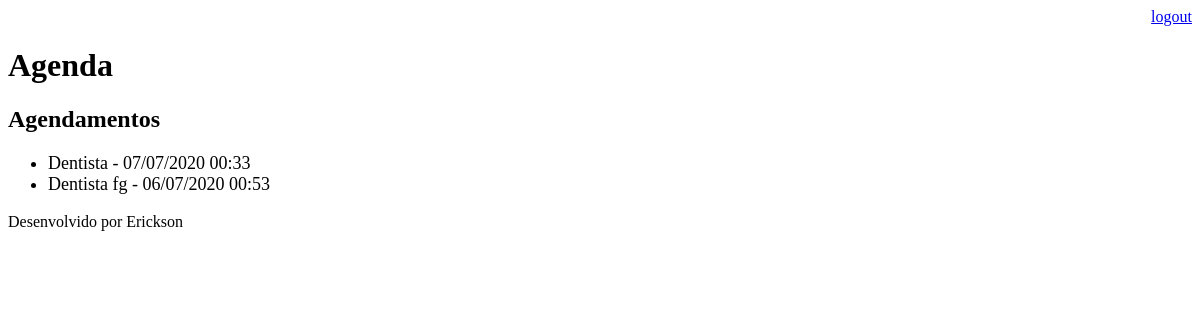
/agenda/ (signed in), run on an earlier commit of the app's database.
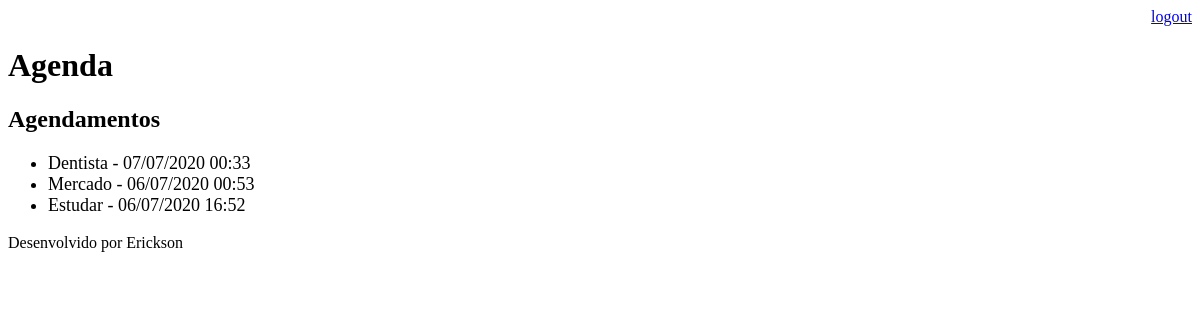
And on a later commit of the database.
### core/models.py (models this page shows, shortened)
class Evento(models.Model):
    titulo = models.CharField(max_length=100, verbose_name='Título')
    descricao = models.TextField(blank=True, null=True)
    data_evento = models.DateTimeField(verbose_name='Data do Evento')
    data_criacao = models.DateTimeField(auto_now=True, verbose_name='DAta da Criação')
    usuario = models.ForeignKey(User, on_delete=models.CASCADE)
    class Meta:
        db_table = 'evento'
    def get_data_evento(self):
        return self.data_evento.strftime('%d/%m/%Y %H:%M')

### core/views.py (the view)
# urls.py: path('agenda/', lista_eventos),
@login_required(login_url='/login')
def lista_eventos(request):
    usuario = request.user
    evento = Evento.objects.filter(usuario=usuario)
    dados = {'eventos': evento}
    return render(request, 'agenda.html', dados)

### templates/agenda.html
{% extends "model-page.html" %}
{% block content %}
    <h2>Agendamentos</h2>
    <ul style="font-size: 18px">
        {% for evento in eventos %}
            <li>{{ evento.titulo }} - {{ evento.get_data_evento}}</li>
        {% endfor %}
    </ul>
{% endblock %}

What changed in the data, as far as the page shows it:
changed Evento: titulo "Dentista fg" → "Mercado"
added Evento: titulo "Estudar", get_data_evento "06/07/2020 16:52"
